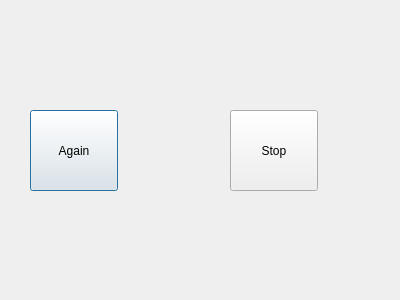
<?xml version="1.0" encoding="UTF-8"?>
<ui version="4.0">
 <class>TryAgain</class>
 <widget class="QDialog" name="TryAgain">
  <property name="geometry">
   <rect>
    <x>0</x>
    <y>0</y>
    <width>400</width>
    <height>300</height>
   </rect>
  </property>
  <property name="windowTitle">
   <string>Dialog</string>
  </property>
  <widget class="QPushButton" name="pushButtonAgain">
   <property name="geometry">
    <rect>
     <x>30</x>
     <y>110</y>
     <width>88</width>
     <height>81</height>
    </rect>
   </property>
   <property name="text">
    <string>Again</string>
   </property>
  </widget>
  <widget class="QPushButton" name="pushButtonStop">
   <property name="geometry">
    <rect>
     <x>230</x>
     <y>110</y>
     <width>88</width>
     <height>81</height>
    </rect>
   </property>
   <property name="text">
    <string>Stop</string>
   </property>
  </widget>
 </widget>
 <resources/>
 <connections/>
</ui>
